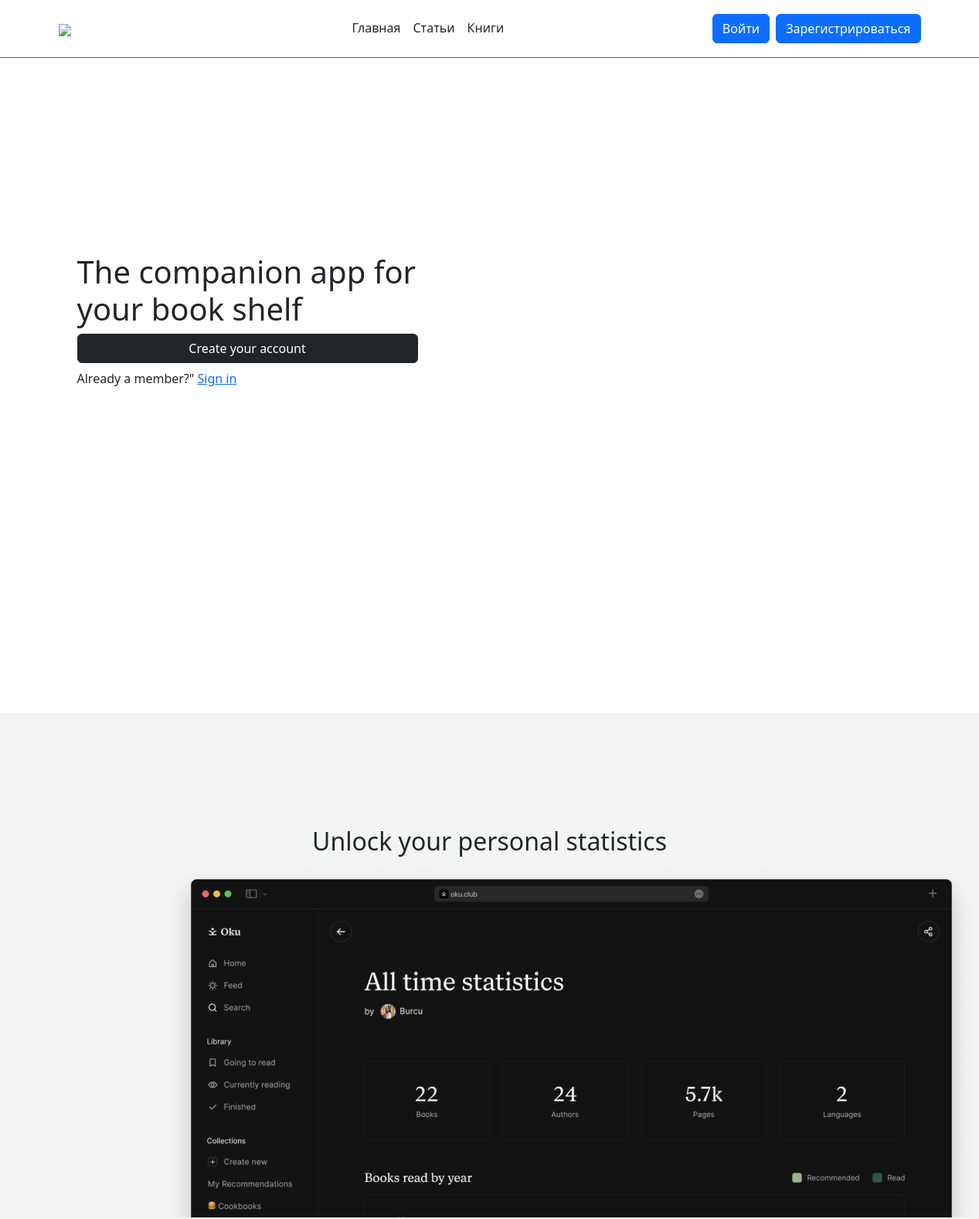
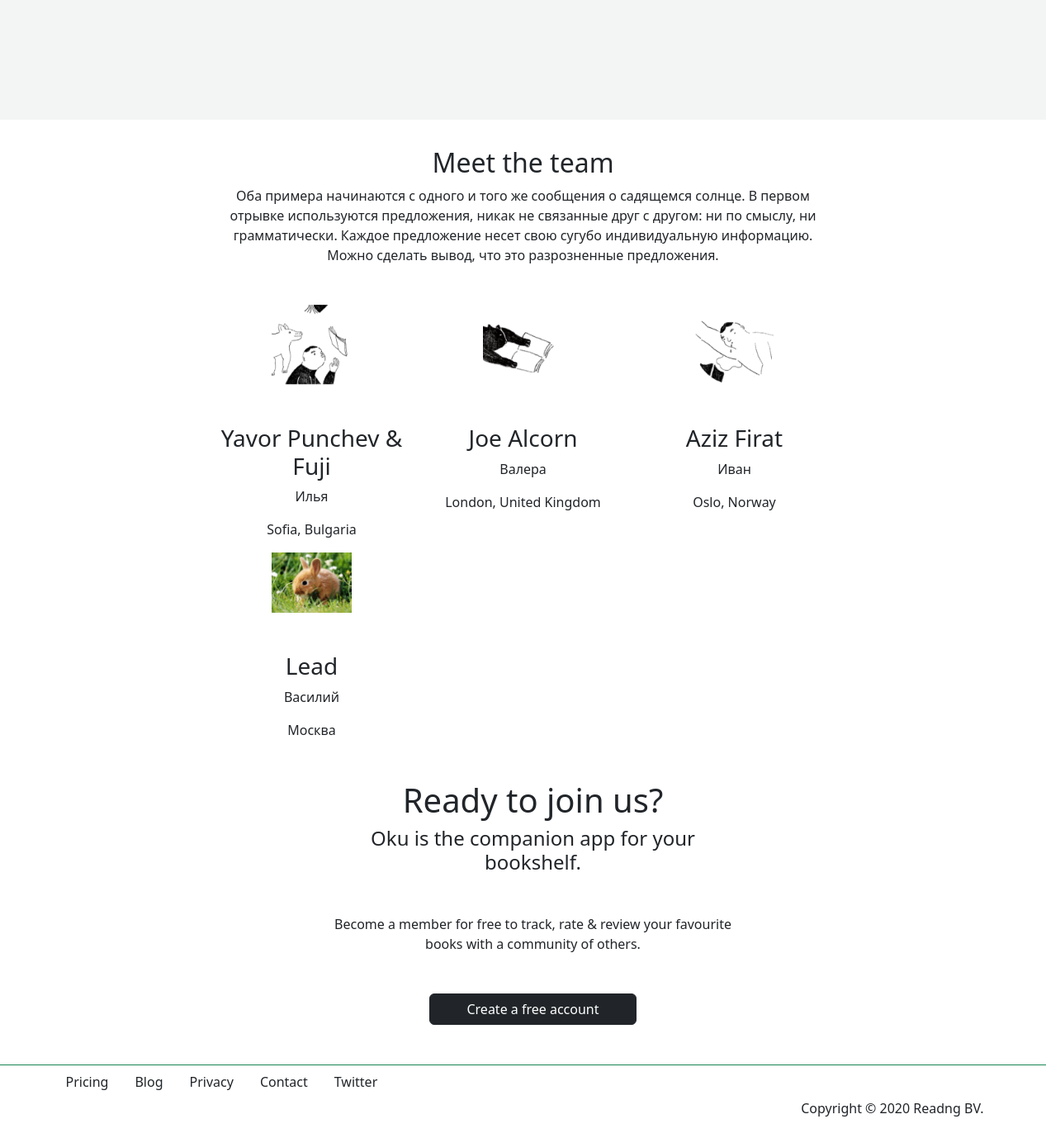
The page / on the database its author committed (2 pictures, top to bottom).
### classviewshome/models.py (models this page shows)
class UserGroup(models.Model):
    group = models.CharField(max_length=250, verbose_name="Группа", blank=True, null=True)
    full_name = models.CharField(max_length=250, verbose_name="ФИО", blank=True, null=True)
    profile_pic = models.ImageField(null=True, blank=True, upload_to="images/profile/")
    city = models.CharField(max_length=250, verbose_name="Город", blank=True, null=True)

### classviewshome/views.py (the view)
# urls.py: path('', HomeView.as_view(), name = 'home'),
class HomeView(TemplateView):
    template_name = 'classviewshome/home.html'
    def get_context_data(self, **kwargs):
        context = super().get_context_data(**kwargs)
        context['custom_date'] = 'Доп. информация'
        context['UserGroup'] = UserGroup.objects.all()
        return context

### classviewshome/templates/classviewshome/home.html (shortened to what this page needs)
{% extends 'base.html' %}
{% block content %}
{% load static %}
    <section class="hero vh-100">
    <div class="container d-flex align-items-center h-75">
        <div class="col-12 col-md-8 col-lg-5 ps-0 ps-md-2 ps-lg-4">
            <h1 class="mb=2">The companion app for your book shelf</h1>
            <a href="{% url 'register' %}" class="w-100 w-md-50 btn btn-dark mb-2">Create your account</a>
            <p>Already a member?" <a href="{% url 'login' %}">Sign in</a> </p>
        </div>
    </div>
    </section>
 <section>
    <div class="c-bg-grey d-flex justify-content-center align-items-center text-center vh-100">
        <div class="col-12 col-md-10 col-lg-8">
        <h2 class="mb=5">Unlock your personal statistics</h2>
            <div class="col-12">
        <img class="mb-8"  src="{% static '/img/1.png' %}">
            </div>
        </div>
    </div>
    </section>
 <section>
    <div class="container d-flex justify-content-center align-items-center text-center vh-100">
        <div class="col-12 col-md-10 col-lg-8">
            <h2 class="mb=4">Meet the team</h2>
            <p class="mb-5">Оба примера начинаются с одного и того же сообщения о садящемся солнце. В первом отрывке используются предложения, никак не связанные друг с другом: ни по смыслу, ни грамматически. Каждое предложение несет свою сугубо индивидуальную информацию. Можно сделать вывод, что это разрозненные предложения.</p>
       <div class="row">
           {% for data in UserGroup %}
           <div class="col-12 col-sm-4 col-lg-4">
               <img class="mb-5 col-5"  src="{{ data.profile_pic.url }}">
                <h3>{{ data.group }}</h3>
               <p>{{ data.full_name }}</p>
               <p>{{ data.city }}</p>
           </div>
           {% endfor %}
        </div>
    </div>
    </section>
 <section>
    <div class="d-flex justify-content-center align-items-center text-center vh-75">
        <div class="col-12 col-md-8 col-lg-5 ps-0 ps-md-2 ps-lg-4">
            <h1 class="mb=5">Ready to join us?</h1>
            <h4 class="mb-5">Oku is the companion app for your bookshelf.</h4>
            <p class="mb-5">Become a member for free to track, rate & review your favourite books with a community of others.</p>
            <a href="{% url 'register' %}" class="w-50 w-md-50 btn btn-dark mb-5">Create a free account</a>
        </div>
    </div>
    </section>
{% endblock content %}

### templates/base.html (shortened to what this page needs)
{% load static %}
<!DOCTYPE html>
<html lang="en">
<head>
<link href="https://cdn.jsdelivr.net/npm/bootstrap@5.3.2/dist/css/bootstrap.min.css" rel="stylesheet">
<link rel="stylesheet" href="{% static 'style.css' %}">
</head>
<body>
  {% include "header.html" %}
  {% block content %}
  {% endblock content %}
  {% include "footer.html" %}
</body>
</html>

### templates/header.html
    <header class="mb-5 py-3 border-bottom border-success">
      <div class="container">
        <div class="row d-flex justify-content-between align-items-center">
            <div class="col-4 d-flex">
                <a href="{% url 'home' %}" class="col-1">
                <img class="w-100" src="https://clipartcraft.com/images/playstation-4-logo-circle-1.png"></a>
            </div>
            <div class="col-4">
                <ul class="nav w-100 fs-6 d-flex justify-content-centre nav-underline">
            <li class="nav-item">
            <a class="nav-link text-dark" aria-current="page" href="{% url 'home' %}">Главная</a>
          </li>
          <li class="nav-item">
            <a class="nav-link text-dark" href="{% url 'article_list' %}">Статьи</a>
          </li>
          <li class="nav-item">
            <a class="nav-link text-dark" href="{% url 'book_list' %}">Книги</a>
          </li>
        </ul>
                </div>
            <div class="col-4 d-flex justify-content-end">
                {% if user.is_authenticated %}
                    <a href="{% url 'profile' %}" class="h-75 btn btn-primary me-md-2" type="button">Профиль</a>
                    <a href="{% url 'logout' %}" class="h-75 btn btn-primary me-md-2" type="button">Выход</a>
                {% if user.is_staff %}
                        <a href="/admin" class="h-75 btn btn-primary me-md-2" type="button">Админка</a>
                    {% endif %}
                {% else %}
                    <a href="{% url 'login' %}" class="h-75 btn btn-primary me-md-2" type="button">Войти</a>
                    <a href="{% url 'register' %}" class="h-75 btn btn-primary" type="button">Зарегистрироваться</a>
                {% endif %}
            </div>
            </div>
        </div>
    </header>

### templates/footer.html
<footer class="mb-2 border-top border-success">
  <div class="container">
        <div class="row">
             <ul class="nav w-100 fs-6 d-flex justify-content-centre">
            <li class="nav-item">
            <a class="nav-link text-dark" aria-current="page" href="#">Pricing</a>
            </li>
          <li class="nav-item">
            <a class="nav-link text-dark" href="#">Blog</a>
          </li>
            <li class="nav-item">
            <a class="nav-link text-dark" href="#">Privacy</a>
          </li>
            <li class="nav-item">
            <a class="nav-link text-dark" href="#">Contact</a>
          </li>
            <li class="nav-item">
            <a class="nav-link text-dark" href="#">Twitter</a>
          </li>
             </ul>
                 <div class="col-12 d-flex justify-content-end">
                    <p class="h-75">Copyright © 2020 Readng BV.</p>
                 </div>
        </div>
    </div>
</footer>

### static/style.css (style rules this page uses)
.c-bg-grey { background-color: #F3F4F4; }

### rows shown on the page
UserGroup: profile_pic (picture), group "Yavor Punchev & Fuji", full_name "Илья", city "Sofia, Bulgaria"
UserGroup: profile_pic (picture), group "Joe Alcorn", full_name "Валера", city "London, United Kingdom"
UserGroup: profile_pic (picture), group "Aziz Firat", full_name "Иван", city "Oslo, Norway"
UserGroup: profile_pic (picture), group "Lead", full_name "Василий", city "Москва"
